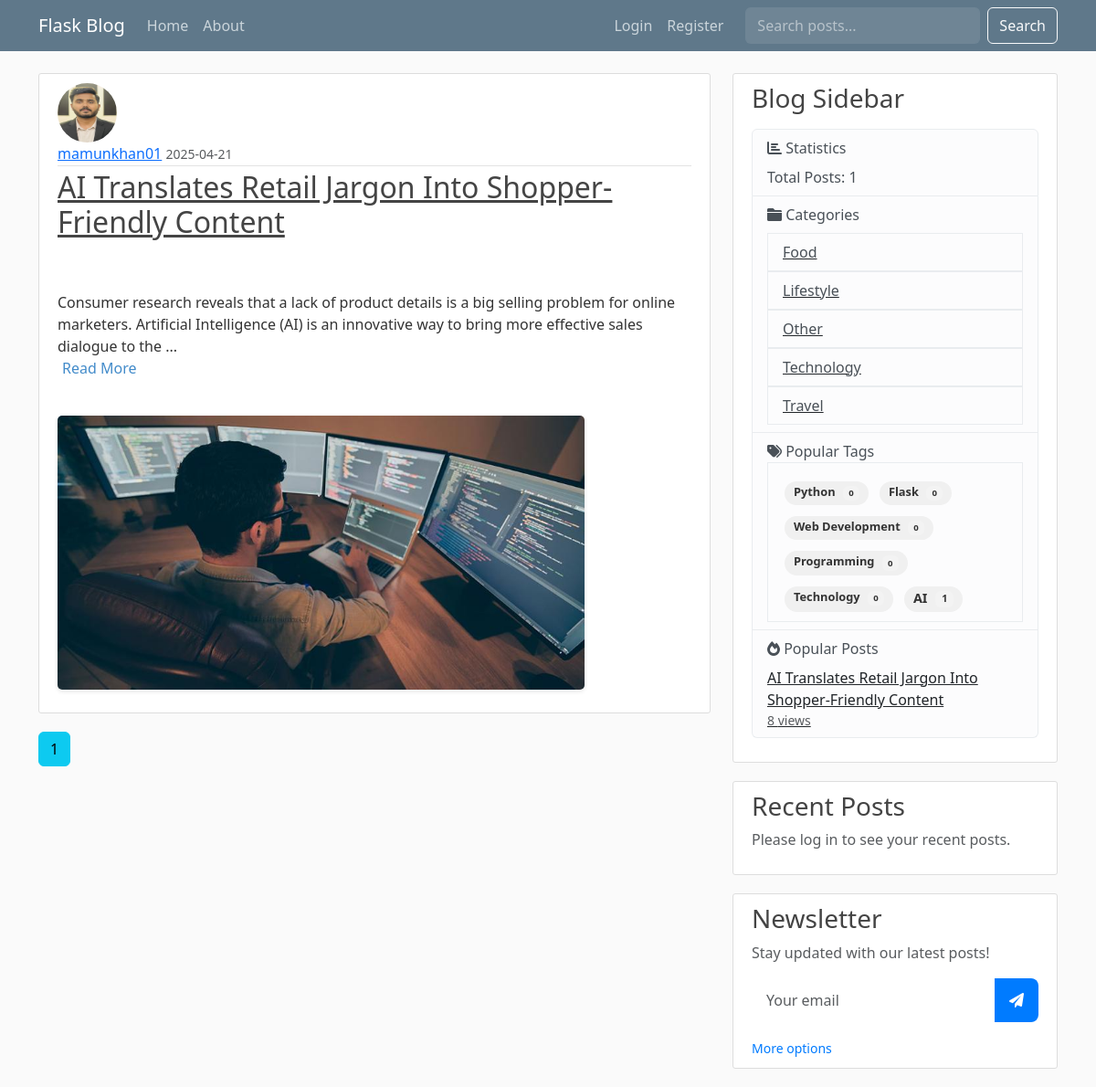
Page /home on the earlier database version.
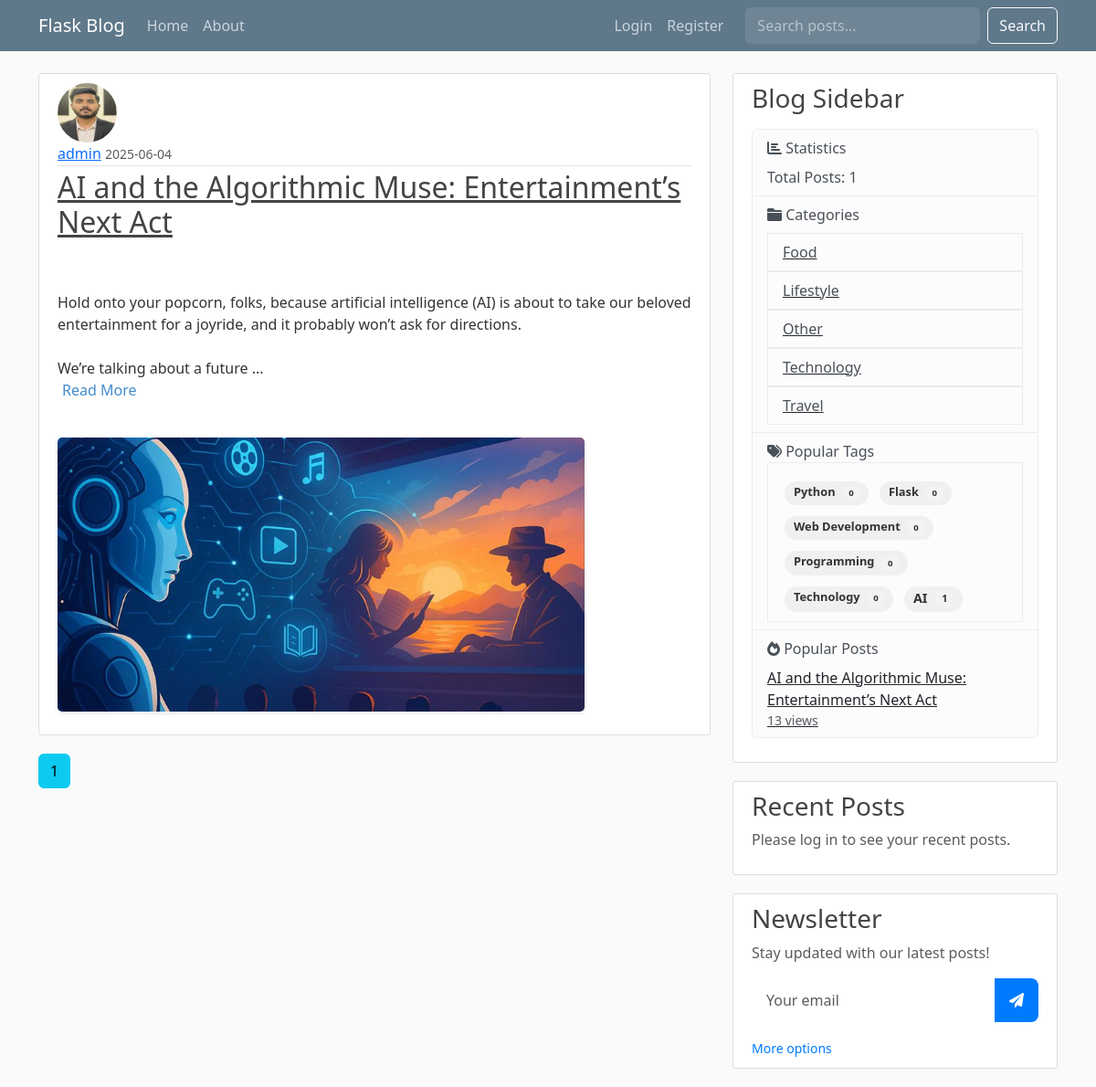
Same page on the later database version.
### flaskblog.py (models this page shows, shortened)
class Post(db.Model):
    id = db.Column(db.Integer, primary_key=True)
    title = db.Column(db.String(100), nullable=False)
    date_posted = db.Column(db.DateTime, nullable=False, default=datetime.utcnow)
    content = db.Column(db.Text, nullable=False)
    image_file = db.Column(db.String(20), nullable=True)
    user_id = db.Column(db.Integer, db.ForeignKey('user.id'), nullable=False)
    category_id = db.Column(db.Integer, db.ForeignKey('category.id'), nullable=True)
    category = db.relationship('Category', backref=db.backref('posts', lazy=True))
    views = db.Column(db.Integer, default=0)
    status = db.Column(db.String(20), default='published')  # published, draft, scheduled
    publish_date = db.Column(db.DateTime)
    likes = db.relationship('Like', backref='post', lazy=True)
    comments = db.relationship('Comment', back_populates='post', lazy=True)

class User(db.Model, UserMixin):
    id = db.Column(db.Integer, primary_key=True)
    username = db.Column(db.String(20), unique=True, nullable=False)
    email = db.Column(db.String(120), unique=True, nullable=False)
    image_file = db.Column(db.String(20), nullable=False, default='default.jpg')
    password = db.Column(db.String(60), nullable=False)
    is_admin = db.Column(db.Boolean, default=False)
    bio = db.Column(db.String(500))
    location = db.Column(db.String(100))
    website = db.Column(db.String(200))
    twitter = db.Column(db.String(100))
    github = db.Column(db.String(100))
    joined_at = db.Column(db.DateTime, nullable=False, default=datetime.utcnow)
    posts = db.relationship('Post', backref='author', lazy=True)
    likes = db.relationship('Like', backref='user', lazy=True)
    comments = db.relationship('Comment', back_populates='author', lazy=True)
    followers = db.Table('followers',
        db.Column('follower_id', db.Integer, db.ForeignKey('user.id'), primary_key=True),
        db.Column('followed_id', db.Integer, db.ForeignKey('user.id'), primary_key=True)
    )
    following = db.relationship(
        'User', secondary=followers,
        primaryjoin=(followers.c.follower_id == id),
        secondaryjoin=(followers.c.followed_id == id),
        backref=db.backref('followers_list', lazy='dynamic'), lazy='dynamic'
    )

class Category(db.Model):
    id = db.Column(db.Integer, primary_key=True)
    name = db.Column(db.String(50), unique=True, nullable=False)
    description = db.Column(db.String(200))
    slug = db.Column(db.String(50), unique=True)

class Tag(db.Model):
    id = db.Column(db.Integer, primary_key=True)
    name = db.Column(db.String(50), unique=True, nullable=False)
    description = db.Column(db.String(200))
    slug = db.Column(db.String(50), unique=True)
    posts = db.relationship('Post', secondary=post_tags, backref=db.backref('tags', lazy='dynamic'))

### flaskblog.py (the view)
@app.route("/")
@app.route("/home")
def home():
    page = request.args.get('page', 1, type=int)
    posts = Post.query.order_by(Post.date_posted.desc()).paginate(page=page, per_page=5)
    return render_template('home.html', posts=posts, title='Home', **get_sidebar_data())

### flaskblog.py (called while the page is built)
@app.context_processor
def inject_csrf_token():
    return dict(csrf_token=lambda: generate_csrf())

### templates/home.html
{% extends "layout.html" %}
{% block content %}
    {% for post in posts.items %}
        <article class="media content-section">
          <img class="rounded-circle article-img" src="{{ url_for('static', filename='profile_pics/' + post.author.image_file) }}">
          <div class="media-body">
            <div class="article-metadata">
              <a class="mr-2" href="#">{{ post.author.username }}</a>
              <small class="text-muted">{{ post.date_posted.strftime('%Y-%m-%d') }}</small>
            </div>
            <h2><a class="article-title" href="{{ url_for('post', post_id=post.id) }}">{{ post.title }}</a></h2>
            <p class="article-content">
              {% if post.content|length > 200 %}
                {{ post.content[:200] }}...
                <a href="{{ url_for('post', post_id=post.id) }}" class="read-more">Read More</a>
              {% else %}
                {{ post.content }}
              {% endif %}
            </p>
            {% if post.image_file %}
                <div class="post-image-container mt-2">
                    <a href="{{ url_for('post', post_id=post.id) }}">
                        <img src="{{ url_for('static', filename='post_pics/' + post.image_file) }}" class="img-fluid post-thumbnail" alt="Post Image">
                    </a>
                </div>
            {% endif %}
          </div>
        </article>
    {% endfor %}
    {% for page_num in posts.iter_pages(left_edge=1, right_edge=1, left_current=1, right_current=2) %}
        {% if page_num %}
            {% if posts.page == page_num %}
                <a class="btn btn-info mb-4" href="{{ url_for('home', page=page_num) }}">{{ page_num }}</a>
            {% else %}
                <a class="btn btn-outline-info mb-4" href="{{ url_for('home', page=page_num) }}">{{ page_num }}</a>
            {% endif %}
        {% else %}
            ...
        {% endif %}
    {% endfor %}
{% endblock content %}

### templates/layout.html (shortened to what this page needs)
<!doctype html>
<html lang="en">
  <head>
    <link href="https://cdn.jsdelivr.net/npm/bootstrap@5.3.2/dist/css/bootstrap.min.css" rel="stylesheet">
    <link rel="stylesheet" href="https://cdnjs.cloudflare.com/ajax/libs/font-awesome/6.0.0/css/all.min.css">
    <link rel="stylesheet" type="text/css" href="{{ url_for('static', filename='main.css') }}">
  </head>
<body>
    <header class="site-header">
      <nav class="navbar navbar-expand-md navbar-dark bg-steel fixed-top">
        <div class="container">
          <a class="navbar-brand mr-4" href="{{ url_for('home') }}">Flask Blog</a>
          <div class="collapse navbar-collapse" id="navbarToggle">
            <div class="navbar-nav me-auto">
              <a class="nav-item nav-link" href="{{ url_for('home') }}">Home</a>
              <a class="nav-item nav-link" href="{{ url_for('about') }}">About</a>
            </div>
            <div class="navbar-nav">
              {% if current_user.is_authenticated %}
                {% if current_user.is_admin %}
                  <a class="nav-item nav-link" href="{{ url_for('admin.index') }}">Admin</a>
                {% endif %}
                <a class="nav-item nav-link" href="{{ url_for('account') }}">Account</a>
                <a class="nav-item nav-link position-relative" href="{{ url_for('notifications') }}">
                    <i class="fas fa-bell"></i>
                    <span class="position-absolute top-0 start-100 translate-middle badge rounded-pill bg-danger notification-count" style="display: none;">
                        0
                    </span>
                </a>
                <a class="nav-item nav-link" href="{{ url_for('logout') }}">Logout</a>
              {% else %}
                <a class="nav-item nav-link" href="{{ url_for('login') }}">Login</a>
                <a class="nav-item nav-link" href="{{ url_for('register') }}">Register</a>
              {% endif %}
              <form class="d-flex ms-3" action="{{ url_for('search') }}" method="get">
                <input class="form-control me-2" type="search" placeholder="Search posts..." name="q" aria-label="Search">
                <button class="btn btn-outline-light" type="submit">Search</button>
              </form>
            </div>
          </div>
        </div>
      </nav>
    </header>
    <main role="main" class="container">
      <div class="row">
        <div class="col-md-8">
          {% block content %}{% endblock %}
        </div>
        <div class="col-md-4">
          <div class="content-section">
            <h3>Blog Sidebar</h3>
            <p class='text-muted'>
                <ul class="list-group">
                    <li class="list-group-item list-group-item-light">
                        <i class="fas fa-chart-bar"></i> Statistics
                        <ul class="list-unstyled mt-2">
                            <li>Total Posts: {{ total_posts }}</li>
                        </ul>
                    </li>
                    <li class="list-group-item list-group-item-light">
                        <i class="fas fa-folder"></i> Categories
                        <ul class="list-group mt-2">
                            {% for category in categories %}
                              <a href="{{ url_for('category_posts', category_id=category.id) }}" class="text-dark">
                                <li class="list-group-item list-group-item-light"> {{ category.name }}</li>
                              </a>
                            {% endfor %}
                        </ul>
                    </li>
                    <li class="list-group-item list-group-item-light">
                        <i class="fas fa-tags"></i> Popular Tags
                        <div class="list-group-item">
                          <div class="tag-cloud">
                            {% for tag in tags %}
                            <a href="{{ url_for('tag_posts', tag_name=tag.name) }}"
                               class="tag-cloud-item badge badge-secondary"
                               style="font-size: {{ 0.8 + tag.posts|length * 0.1 }}rem">
                              {{ tag.name }}
                              <span class="badge badge-light">{{ tag.posts|length }}</span>
                            </a>
                            {% endfor %}
                          </div>
                        </div>
                    </li>
                    <li class="list-group-item list-group-item-light">
                        <i class="fas fa-fire"></i> Popular Posts
                        <ul class="list-unstyled mt-2">
                            {% for post in popular_posts %}
                                <li>
                                    <a href="{{ url_for('post', post_id=post.id) }}" class="text-dark">
                                        {{ post.title }}
                                        <small class="text-muted d-block">{{ post.views }} views</small>
                                    </a>
                                </li>
                            {% endfor %}
                        </ul>
                    </li>
                </ul>
            </p>
          </div>
          <div class="content-section">
            <h3>Recent Posts</h3>
            {% if current_user.is_authenticated %}
              <p class='text-muted'>Here are your recent posts: <span class="badge bg-info rounded-pill">{{ user_post_count }}</span></p>
              <ul class="list-group">
                {% for post in current_user.posts[:3] %}
                  <li class="list-group-item list-group-item-light">
                    <a href="{{ url_for('post', post_id=post.id) }}" class="article-title">{{ post.title }}</a>
                    <small class="text-muted">{{ post.date_posted.strftime('%Y-%m-%d') }}</small>
                  </li>
                {% else %}
                  <li class="list-group-item list-group-item-light">No posts yet</li>
                {% endfor %}
              </ul>
            {% else %}
              <p class='text-muted'>Please log in to see your recent posts.</p>
            {% endif %}
          </div>
          <div class="content-section">
            <h3>Newsletter</h3>
            <p class='text-muted'>Stay updated with our latest posts!</p>
            <form action="{{ url_for('subscribe_newsletter') }}" method="post" class="newsletter-form">
              <div class="input-group mb-3">
                <input type="email" name="email" class="form-control" placeholder="Your email" required>
                <button class="btn btn-outline-secondary" type="submit">
                  <i class="fas fa-paper-plane"></i>
                </button>
              </div>
              <small class="text-muted">
                <a href="{{ url_for('subscribe_newsletter') }}">More options</a>
              </small>
            </form>
          </div>
        </div>
      </div>
    </main>
</body>
</html>

### static/main.css (style rules this page uses)
body { background: #fafafa; color: #333333; margin-top: 5rem; }
h1, h2, h3, h4, h5, h6 { color: #444444; }
.bg-steel { background-color: #5f788a; }
.site-header .navbar-nav .nav-link { color: #cbd5db; }
.content-section { background: #ffffff; padding: 10px 20px; border: 1px solid #dddddd; border-radius: 3px; margin-bottom: 20px; }
.article-title { color: #444444; }
.article-content { white-space: pre-line; }
.article-img { height: 65px; width: 65px; margin-right: 16px; }
.article-metadata { padding-bottom: 1px; margin-bottom: 4px; border-bottom: 1px solid #e3e3e3; }
.post-image-container { margin-top: 15px; margin-bottom: 15px; }
.post-thumbnail { max-width: 100%; max-height: 300px; object-fit: cover; border-radius: 5px; box-shadow: 0 2px 5px rgba(0, 0, 0, 0.1); }
.read-more { color: #428bca; text-decoration: none; font-weight: 500; margin-left: 5px; }
.tag-cloud { display: flex; flex-wrap: wrap; gap: 8px; margin-top: 10px; }
.tag-cloud-item { display: inline-block; padding: 5px 10px; margin: 2px; border-radius: 20px; background-color: #f0f0f0; color: #333; text-decoration: none; transition: all 0.3s ease; font-size: 0.9rem; }
.tag-cloud-item .badge { margin-left: 5px; background-color: rgba(255, 255, 255, 0.2); color: inherit; }
.navbar .form-control { background-color: rgba(255, 255, 255, 0.1); border-color: rgba(255, 255, 255, 0.1); color: #fff; }
.navbar .form-control::placeholder { color: rgba(255, 255, 255, 0.5); }
.newsletter-form .input-group { background: rgba(255, 255, 255, 0.1); border-radius: 0.5rem; overflow: hidden; }
.newsletter-form .form-control { background: transparent; border: none; color: #333; padding: 0.75rem 1rem; }
.newsletter-form .btn { border: none; padding: 0.75rem 1rem; background: #007bff; color: white; transition: all 0.3s ease; }
.newsletter-form small a { color: #007bff; text-decoration: none; transition: color 0.3s ease; }

Differences in the rows shown:
removed Post: image_file (placeholder picture), author.username "mamunkhan01", date_posted "2025-04-21", title "AI Translates Retail Jargon Into Shopper-Friendly Content", content "Consumer research reveals that a lack of product details is a big selling problem for online marketers. Artificial Intelligence (AI) is an innovative way to bring more effective sales dialogue to the", image_file (picture), views "8"
added Post: image_file (placeholder picture), author.username "admin", date_posted "2025-06-04", title "AI and the Algorithmic Muse: Entertainment’s Next Act", content "Hold onto your popcorn, folks, because artificial intelligence (AI) is about to take our beloved entertainment for a joyride, and it probably won’t ask for directions. We’re talking about a future", image_file (picture), views "13"
